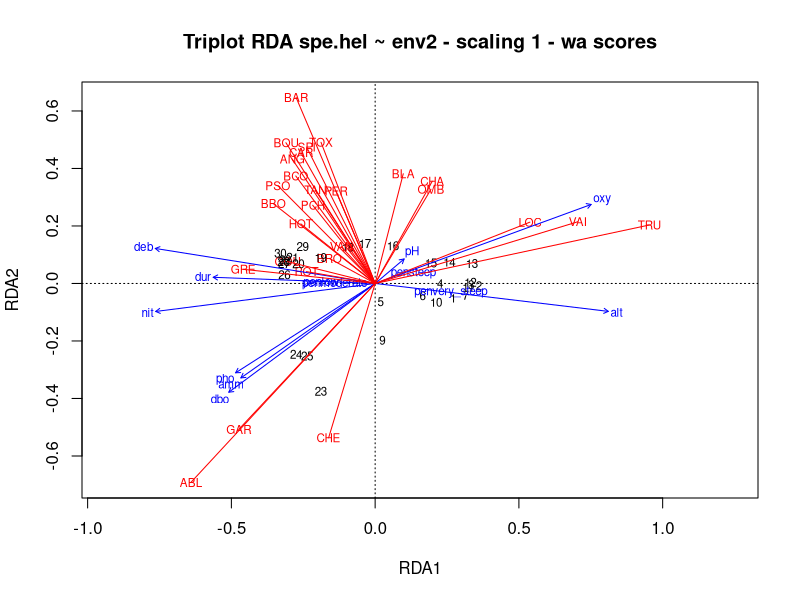
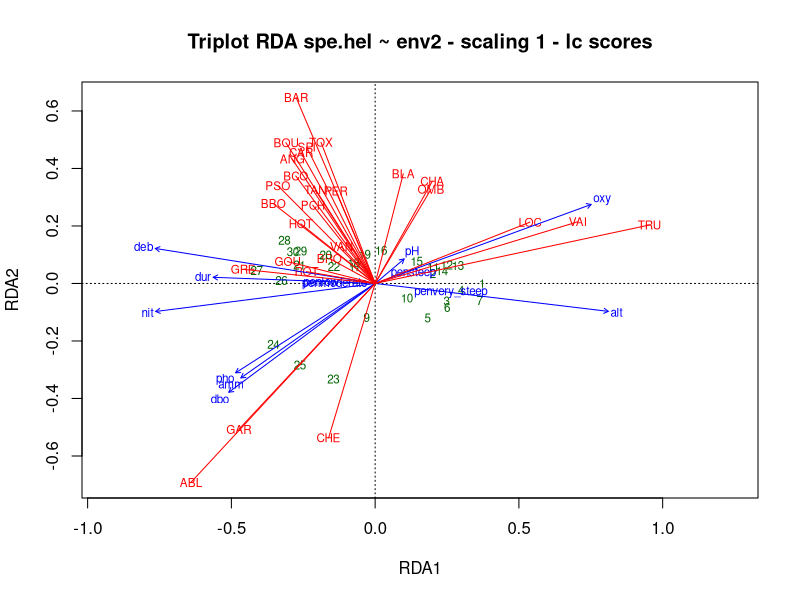

Reproduce these figures in R, in order. (Note: this script raises an error after producing the figures.)
# 12 November 2020—Lab 11
# David Mason
# Set-up workspace ####
library(vegan)
spe <- read.csv("Lab 11/Data/DoubsSpe.csv", row.names=1)
env <- read.csv("Lab 11/Data/DoubsEnv.csv", row.names=1)

# Remove row with no species
spe <- spe[-8, ]
env <- env[-8, ]

# Remove das
env <- env[, -1]

# Recode the slope variable (pen) into a factor (qualitative) variable
pen2 <- rep("very_steep", nrow(env))
pen2[env$pen <= quantile(env$pen)[4]] <- "steep"
pen2[env$pen <= quantile(env$pen)[3]] <- "moderate"
pen2[env$pen <= quantile(env$pen)[2]] <- "low"
pen2 <- factor(pen2, levels=c("low", "moderate", "steep", "very_steep"))
table(pen2)

# Incorporate the new qualitative slope variable “pen2” into the 
# new environmental data frame:
env2 <- env
env2$pen <- pen2

# Data transformation ####
spe.hel <- decostand(spe, "hellinger")
# RDA using all the environmental variables ####
spe.rda <- rda(spe.hel ~ ., env2)

summary(spe.rda)

R2 <- RsquareAdj(spe.rda)$r.squared
R2adj <- RsquareAdj(spe.rda)$adj.r.squared

plot(spe.rda, scaling=1, main="Triplot RDA spe.hel ~ env2 - scaling 1 - wa scores")

spe.sc <- scores(spe.rda, choices=1:2, scaling=1, display="sp") 
	arrows(0, 0, spe.sc[, 1], spe.sc[, 2], length=0, lty=1, col="red")

plot(spe.rda, scaling=1, display=c("sp", "lc", "cn"), 
		 main="Triplot RDA spe.hel ~ env2 - scaling 1 - lc scores")
arrows(0, 0, spe.sc[, 1], spe.sc[, 2], length=0, lty=1, col="red")

anova(spe.rda, step=1000)
anova(spe.rda, by="axis", step=1000)

# Variable Selection: forward selection using ordiR2step in vegan ####
step.forward <- ordiR2step(rda(spe.hel ~ 1, data=env2), scope=formula(spe.rda), 
													 R2scope = F, direction="forward", pstep=1000)

spe.subset.rda <- rda(spe.hel ~ alt + oxy + dur + dbo, data = env2)
summary(spe.subset.rda)
summary(spe.rda)
# Partial RDA ####
partial.alt <- rda(spe.hel ~ alt + Condition(oxy + dbo + dur) , data=env2)

plot(spe.part, digits=2)
plot(spe.part, digits = 2, Xnames = c('alt', 'oxy', 'dur', 'dbo'), bg = 2:5)
# spe.hel ~ alt + oxy + dbo + dur 
# Variance partitioning #####
spe.part <- varpart(spe.hel,~ alt, ~oxy,~ dur ,~dbo ,data=env2)
spe.part
# You can also test the significance of the variance ####
# fractions using a permutation test.
rda.alt <- rda(spe ~ alt, data = env2)
rda.alt.oxy <- rda(spe ~ alt + oxy, data = env2)
rda.alt.oxy.dur <- rda(spe ~ alt + oxy + dur, data = env2)
# testing overlap


